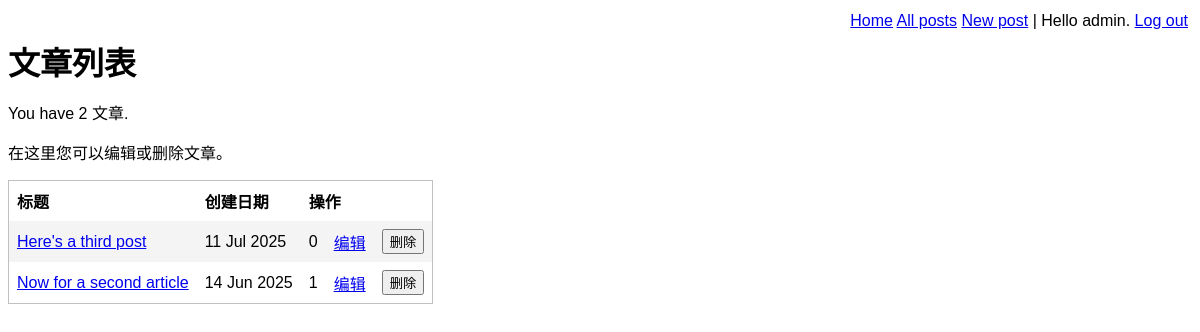
/list-posts.php (signed in), run on the app's committed database.
### tables this page shows
CREATE TABLE post (
    id INTEGER PRIMARY KEY AUTOINCREMENT NOT NULL,
    title VARCHAR NOT NULL,
    body VARCHAR NOT NULL,
    user_id INTEGER NOT NULL,
    created_at VARCHAR NOT NULL,
    updated_at VARCHAR,
    FOREIGN KEY (user_id) REFERENCES user(id)
);

### lib/list-posts.php (called while the page is built, shortened)
<?php
function getAllPosts(PDO $pdo)
{
    $stmt = $pdo->query(
        'SELECT
            id, title, created_at, body,
            (SELECT COUNT(*) FROM comment WHERE comment.post_id = post.id) AS comment_count
        FROM
            post
        ORDER BY
            created_at DESC'
    );
    return $stmt->fetchAll(PDO::FETCH_ASSOC);
}
?>

### lib/common.php (called while the page is built, shortened)
<?php
function htmlEscape($html)
{
    return htmlspecialchars($html, ENT_HTML5, 'UTF-8');
}
function convertSqlDate($sqlDate)
{
    $date = DateTime::createFromFormat('!Y-m-d', $sqlDate);
    return $date->format('d M Y');
}
?>

### list-posts.php (the view, shortened to what this page needs)
<?php
require_once 'lib/common.php';
require_once 'lib/list-posts.php';
$pdo = getPDO();
$posts = getAllPosts($pdo);
?>
<!DOCTYPE html>
<html>
<head>
    <?php require 'templates/head.php' ?>
</head>
<body>
    <?php require 'templates/top-menu.php' ?>
    <h1>文章列表</h1>
    <p>You have <?php echo count($posts) ?> 文章.
    <p>在这里您可以编辑或删除文章。</p>
    <form method="post">
        <table id="post-list">
            <thead>
                <tr>
                    <th>标题</th>
                    <th>创建日期</th>
                    <th colspan="2">操作</th>
                </tr>
            </thead>
            <tbody>
                <?php foreach ($posts as $row): ?>
                    <tr>
                        <td><a href="view-post.php?post_id=<?php echo $post['id']?>"><?php echo htmlEscape($row['title'])?></a></td>
                        <td>
                            <?php echo convertSqlDate($row['created_at']) ?>
                        </td>
                        <td>
                            <?php echo $row['comment_count'] ?>
                        </td>
                        <td>
                            <a href="edit-post.php?post_id=<?php echo $row['id'] ?>">编辑</a>
                        </td>
                        <td>
                            <input
                                type="submit"
                                name="delete-post[<?php echo $row['id'] ?>]"
                                value="删除"
                                onclick="return confirm('您确定要删除这篇文章吗？删除后无法恢复。')"
                            />
                        </td>
                    </tr>
                <?php endforeach; ?>
            </tbody>
        </table>
    </form>
</body>
</html>

### assets/main.css (style rules this page uses)
h1,h2,h3 { margin-top: 0; margin-bottom: 8px; }
body { font-family: sans-serif; }
#post-list { border-collapse: collapse; border: 1px solid silver; }
#post-list td, #post-list th { padding: 8px; text-align: left; }
#post-list tbody tr:nth-child(odd) { background-color: #f4f4f4; }

### data on the page
post: title "Here's a third post", created_at "11 Jul 2025", comment_count "0"
post: title "Now for a second article", created_at "14 Jun 2025", comment_count "1"

### other printed values
htmlEscape(getAuthUser()) "admin"
count($posts) "2"
